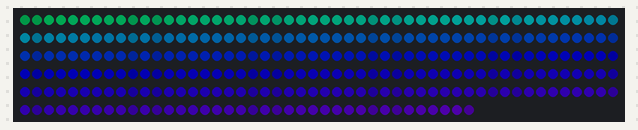
A sketch run on a simulated Arduino Uno, built for the host (arithmetic inside an expression is 32-bit, double 64-bit). On the bench: 288 RGB LEDs in strip order, left to right, continuing on the next row. Dim RGB values are drawn brighter than linear.

Above: at 1.17 s.
At 1.77 s:
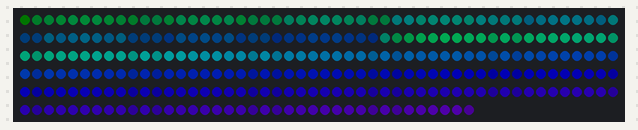
At 2.2 s:
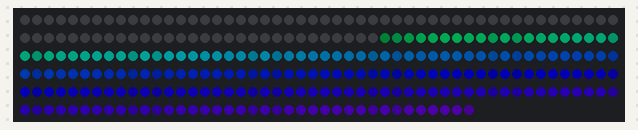

The sketch:

blur1d.ino
```cpp
#include <FastLED.h>

#define DATA_PIN 11
#define CLCK_PIN 13
#define NUM_LEDS 288
#define LED_TYPE APA102
#define COLOR_ORDER BGR
#define BRIGHTNESS 64

CRGB leds[NUM_LEDS];

uint16_t pos = 0;
int8_t pos_dir = 1;
uint8_t hue = 0;
uint8_t this_delay = 20;
uint8_t blur_amt = 255;


void setup() {
  delay(1000);

  FastLED.addLeds<LED_TYPE, DATA_PIN, CLCK_PIN, COLOR_ORDER>(leds, NUM_LEDS).setCorrection(TypicalLEDStrip);
  FastLED.setBrightness(BRIGHTNESS);

}

void pattern(){
  fill_gradient(leds, pos, CHSV(128,255,255), NUM_LEDS, CHSV(192,255,255), FORWARD_HUES);
  for(int i = 0; i < NUM_LEDS; i++){
    if(i % 10 < 1){
      leds[(i) % NUM_LEDS] = CRGB::Black;//CHSV(hue, 255, 255);
    }
    /*
    else{
      leds[(i + pos) % NUM_LEDS] = ColorFromPalette(RainbowColors_p, i % 255, 255, LINEARBLEND);
    }
    */
  }
}

void loop() {

  EVERY_N_MILLIS(this_delay){
    pattern();
    blur1d(leds, NUM_LEDS, blur_amt);
    pos += pos_dir;
    if(pos == NUM_LEDS - 1 || pos == 0){
      pos_dir *= -1;
    }
    hue++;
    FastLED.show();
  }
}
```
